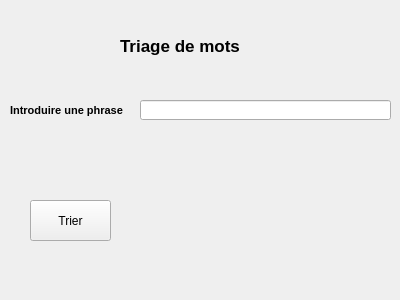
<?xml version="1.0" encoding="UTF-8"?>
<ui version="4.0">
 <class>Form</class>
 <widget class="QWidget" name="Form">
  <property name="geometry">
   <rect>
    <x>0</x>
    <y>0</y>
    <width>400</width>
    <height>300</height>
   </rect>
  </property>
  <property name="windowTitle">
   <string>Form</string>
  </property>
  <widget class="QLabel" name="label">
   <property name="geometry">
    <rect>
     <x>120</x>
     <y>30</y>
     <width>151</width>
     <height>31</height>
    </rect>
   </property>
   <property name="font">
    <font>
     <pointsize>13</pointsize>
     <weight>75</weight>
     <bold>true</bold>
    </font>
   </property>
   <property name="text">
    <string>Triage de mots</string>
   </property>
  </widget>
  <widget class="QLabel" name="label_2">
   <property name="geometry">
    <rect>
     <x>10</x>
     <y>100</y>
     <width>131</width>
     <height>21</height>
    </rect>
   </property>
   <property name="font">
    <font>
     <pointsize>8</pointsize>
     <weight>75</weight>
     <bold>true</bold>
    </font>
   </property>
   <property name="text">
    <string>Introduire une phrase</string>
   </property>
  </widget>
  <widget class="QLabel" name="res">
   <property name="geometry">
    <rect>
     <x>140</x>
     <y>160</y>
     <width>251</width>
     <height>21</height>
    </rect>
   </property>
   <property name="text">
    <string/>
   </property>
  </widget>
  <widget class="QPushButton" name="btn">
   <property name="geometry">
    <rect>
     <x>30</x>
     <y>200</y>
     <width>81</width>
     <height>41</height>
    </rect>
   </property>
   <property name="text">
    <string>Trier</string>
   </property>
  </widget>
  <widget class="QLineEdit" name="text">
   <property name="geometry">
    <rect>
     <x>140</x>
     <y>100</y>
     <width>251</width>
     <height>20</height>
    </rect>
   </property>
  </widget>
 </widget>
 <resources/>
 <connections/>
</ui>
